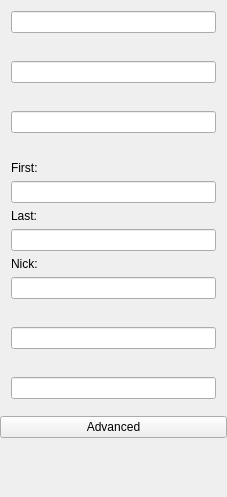
<ui version="4.0" >
 <class>ICQSearchBase</class>
 <widget class="QWidget" name="ICQSearchBase" >
  <property name="geometry" >
   <rect>
    <x>0</x>
    <y>0</y>
    <width>227</width>
    <height>497</height>
   </rect>
  </property>
  <property name="windowTitle" >
   <string>Form1</string>
  </property>
  <layout class="QVBoxLayout" >
   <property name="spacing" >
    <number>6</number>
   </property>
   <property name="margin" >
    <number>0</number>
   </property>
   <item>
    <widget class="QWidget" native="1" name="grpUin" >
     <property name="title" stdset="0" >
      <string>&amp;UIN</string>
     </property>
     <layout class="QVBoxLayout" >
      <property name="spacing" >
       <number>6</number>
      </property>
      <property name="margin" >
       <number>11</number>
      </property>
      <item>
       <widget class="QLineEdit" name="edtUIN" />
      </item>
     </layout>
    </widget>
   </item>
   <item>
    <widget class="QWidget" native="1" name="grpScreen" >
     <property name="title" stdset="0" >
      <string>&amp;Screenname</string>
     </property>
     <layout class="QVBoxLayout" >
      <property name="spacing" >
       <number>6</number>
      </property>
      <property name="margin" >
       <number>11</number>
      </property>
      <item>
       <widget class="QLineEdit" name="edtScreen" />
      </item>
     </layout>
    </widget>
   </item>
   <item>
    <widget class="QWidget" native="1" name="grpMail" >
     <property name="title" stdset="0" >
      <string>&amp;E-Mail</string>
     </property>
     <layout class="QVBoxLayout" >
      <property name="spacing" >
       <number>6</number>
      </property>
      <property name="margin" >
       <number>11</number>
      </property>
      <item>
       <widget class="QLineEdit" name="edtMail" />
      </item>
     </layout>
    </widget>
   </item>
   <item>
    <widget class="QWidget" native="1" name="grpName" >
     <property name="title" stdset="0" >
      <string>&amp;Name</string>
     </property>
     <layout class="QVBoxLayout" >
      <property name="spacing" >
       <number>6</number>
      </property>
      <property name="margin" >
       <number>11</number>
      </property>
      <item>
       <widget class="QLabel" name="lblFirst" >
        <property name="text" >
         <string>First:</string>
        </property>
        <property name="alignment" >
         <set>Qt::AlignLeading|Qt::AlignLeft|Qt::AlignVCenter</set>
        </property>
        <property name="wordWrap" >
         <bool>false</bool>
        </property>
       </widget>
      </item>
      <item>
       <widget class="QLineEdit" name="edtFirst" />
      </item>
      <item>
       <widget class="QLabel" name="lblLast" >
        <property name="text" >
         <string>Last:</string>
        </property>
        <property name="wordWrap" >
         <bool>false</bool>
        </property>
       </widget>
      </item>
      <item>
       <widget class="QLineEdit" name="edtLast" />
      </item>
      <item>
       <widget class="QLabel" name="lblNick" >
        <property name="text" >
         <string>Nick:</string>
        </property>
        <property name="wordWrap" >
         <bool>false</bool>
        </property>
       </widget>
      </item>
      <item>
       <widget class="QLineEdit" name="edtNick" />
      </item>
     </layout>
    </widget>
   </item>
   <item>
    <widget class="QWidget" native="1" name="grpAOL" >
     <property name="title" stdset="0" >
      <string>AOL s&amp;creenname</string>
     </property>
     <layout class="QVBoxLayout" >
      <property name="spacing" >
       <number>6</number>
      </property>
      <property name="margin" >
       <number>11</number>
      </property>
      <item>
       <widget class="QLineEdit" name="edtAOL" />
      </item>
     </layout>
    </widget>
   </item>
   <item>
    <widget class="QWidget" native="1" name="grpAOL_UIN" >
     <property name="title" stdset="0" >
      <string>ICQ &amp;UIN</string>
     </property>
     <layout class="QVBoxLayout" >
      <property name="spacing" >
       <number>6</number>
      </property>
      <property name="margin" >
       <number>11</number>
      </property>
      <item>
       <widget class="QLineEdit" name="edtAOL_UIN" />
      </item>
     </layout>
    </widget>
   </item>
   <item>
    <widget class="QPushButton" name="btnAdvanced" >
     <property name="text" >
      <string>Advanced</string>
     </property>
    </widget>
   </item>
   <item>
    <spacer name="Spacer9" >
     <property name="orientation" >
      <enum>Qt::Vertical</enum>
     </property>
     <property name="sizeType" >
      <enum>QSizePolicy::Expanding</enum>
     </property>
     <property name="sizeHint" stdset="0" >
      <size>
       <width>20</width>
       <height>20</height>
      </size>
     </property>
    </spacer>
   </item>
  </layout>
 </widget>
 <tabstops>
  <tabstop>edtUIN</tabstop>
  <tabstop>edtScreen</tabstop>
  <tabstop>edtMail</tabstop>
  <tabstop>edtFirst</tabstop>
  <tabstop>edtLast</tabstop>
  <tabstop>edtNick</tabstop>
  <tabstop>edtAOL</tabstop>
  <tabstop>edtAOL_UIN</tabstop>
  <tabstop>btnAdvanced</tabstop>
 </tabstops>
 <resources/>
 <connections/>
</ui>
